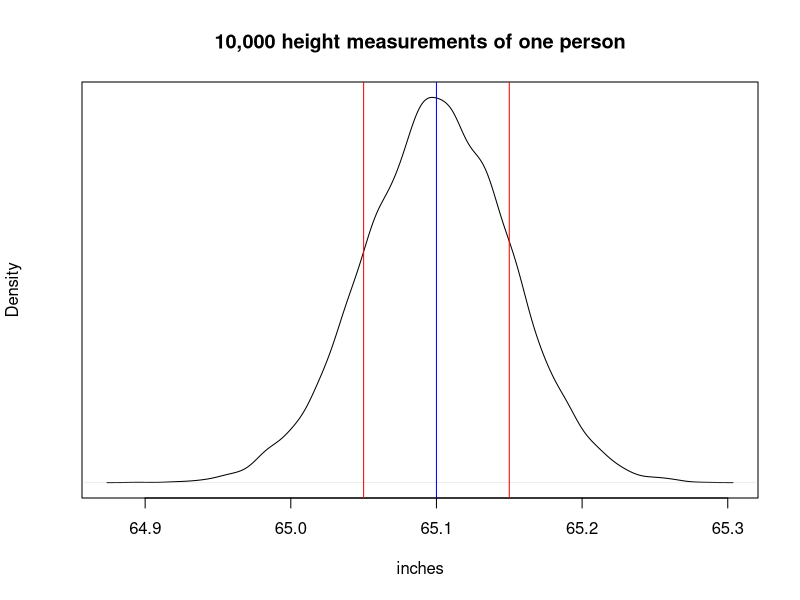
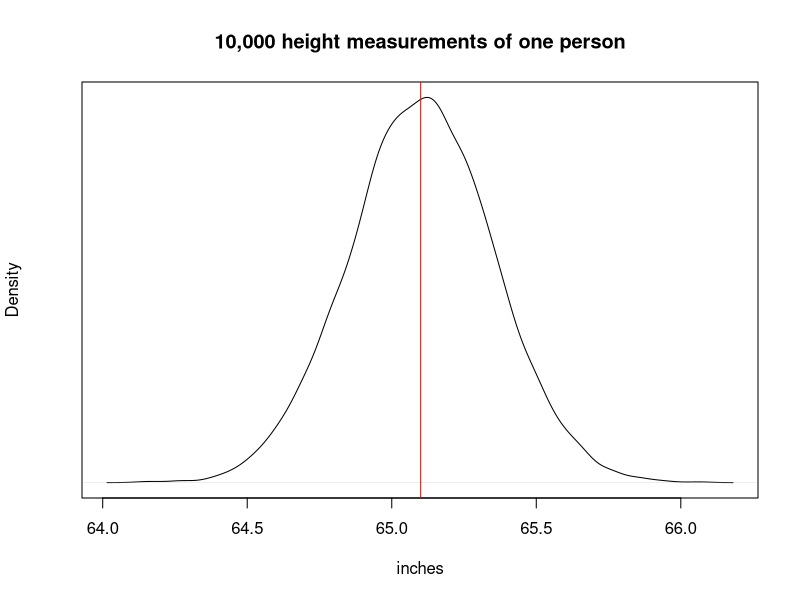
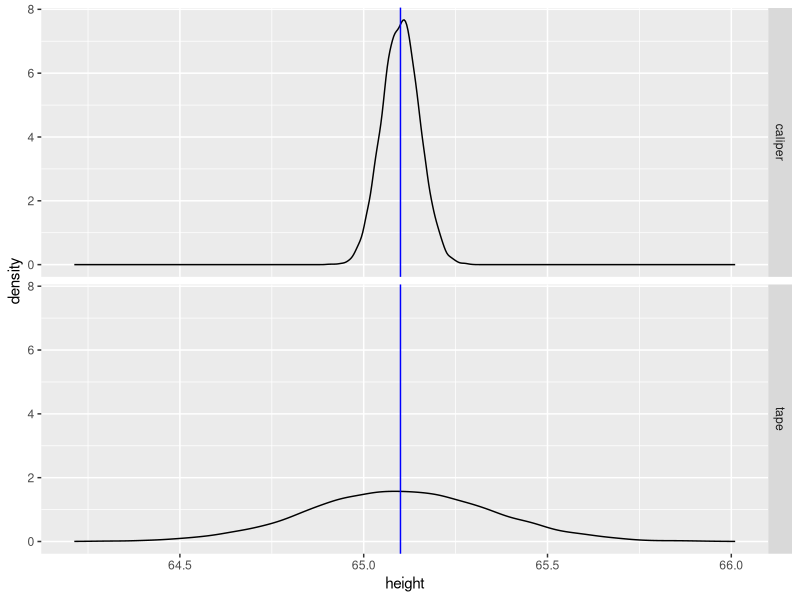

Here is the R script that generated these plots, in order:
## ---- chunk 1
knitr::opts_chunk$set(echo = TRUE)
library(ggplot2)
library(dplyr)
library(tidyr)
## ---- chunk 2
height<-rnorm(17,67,15)
height
## ---- chunk 3
person1<-data.frame(rbind(c(65,65.1,65.4,65.09)))
colnames(person1)<-c('string','tape measure','yardstick','caliper')
## ---- chunk 4
person1
## ---- chunk 5
knitr::include_graphics("https://image.shutterstock.com/z/stock-photo-stadiometer-human-height-measuring-devices-close-up-concept-photo-of-medical-lifestyle-height-208331287.jpg")
## ---- chunk 6
person1.1<-round(rnorm(10,65.09,.05),2)
person1.1
## ---- chunk 7
plot(density(rnorm(1e4,65.1,.05)),yaxt='n',xlab="inches",main="10,000 height measurements of one person")
abline(v=65.1,col='blue')

abline(v=65.1+.05,col='red')
abline(v=65.1-.05,col='red')


## ---- chunk 8
plot(density(rnorm(1e4,65.1,.25)),yaxt='n',xlab="inches",main="10,000 height measurements of one person")
abline(v=65.1,col='red')
## ---- chunk 9
TapeMeasure<-data.frame(cbind(1e4,rnorm(1e4,65.1,.25)))
caliper<-rnorm(1e4,65.1,.05)
df<-data.frame(TapeMeasure,caliper)
df<-df[,2:3]
colnames(df)<-c('tape','caliper')
tidy_df<-df %>% gather(key = measure,value = height)
p<-ggplot(tidy_df,aes(x=height))
p+geom_density()+geom_vline(xintercept=65.1,col='blue')+facet_grid(measure~.)

